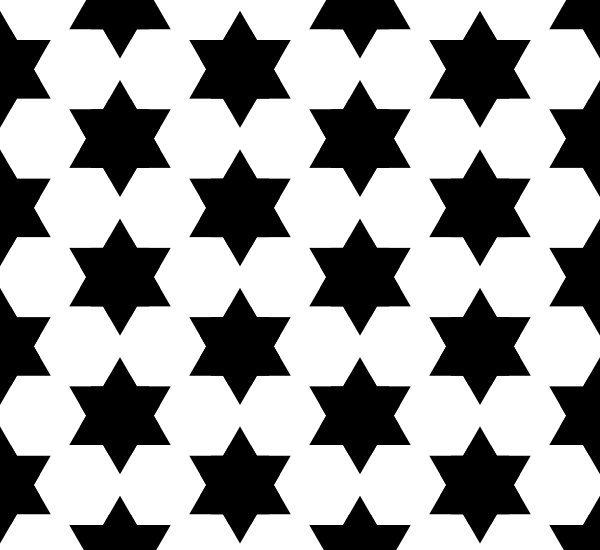
Frame 1 (no input)
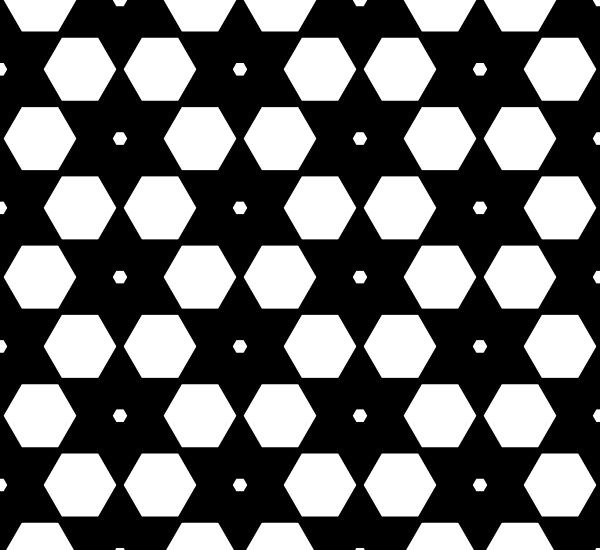
Frame 60 (the mouse pressed at the canvas centre just before this capture)
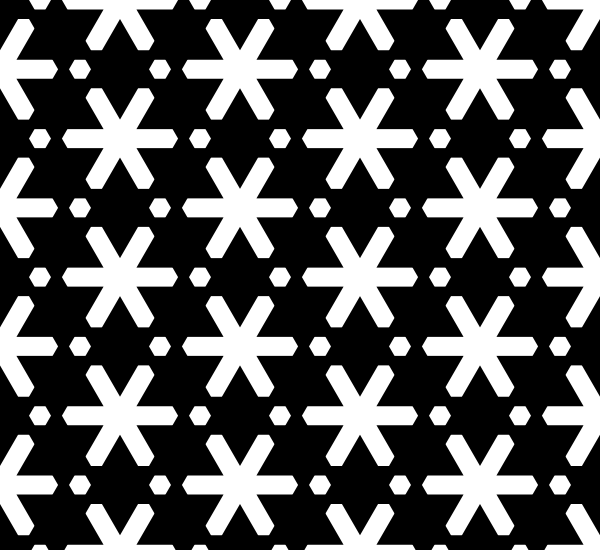
Frame 120 (the mouse held since frame 60 and released just before this capture)

The Processing sketch that drew these frames (run headless with seeded random() and noise(); from frame 60 on, the mouse is pressed at the canvas centre):

// Processing sketch: processing_163659
// ── processing_163659.pde

Dreieck dr;  
float radius; 
float hoehe; 
boolean looping = true; 

void setup() {
  size(600, 550); 
  background(255); 
  noStroke(); 

  radius = 80; 
  hoehe = sqrt(3.0)/2.0 * radius; 
  dr = new Dreieck(radius, 60);
}

void draw() {
  background(255);
  fill(0); 

  float abstand = map((cos(radians(frameCount))), -1, 1, -3, radius+5);  
  float xStart, yStart; 
  float xStep = 3*radius/2;
  
  abstand = constrain(abstand, 2, radius); 
  xStart = 0; 
  yStart = 0; 
  for (float y = yStart-hoehe; y <= height+radius; y += hoehe) { 
    for (float x = xStart; x <= width+radius; x += radius*3) {
      for (float angle = 0; angle < 360; angle += 60) {               
        dr.drawDreieck(x, y, angle, 0, abstand);
      }
    }
    xStart += xStep;
    xStep *= -1;
  }
}

class Dreieck {
  PVector[] ecken; 
  float radius;   

  Dreieck(float _radius, float _angle) {
    float x, y; 
    float angle = 60;
    float r; 

    ecken = new PVector[3];     
    radius = _radius;      

    // Eckpunkte Dreieck
    ecken[0] = new PVector(0, 0);
    for (int i = 1; i < 3; i++) {
      x = cos(radians(angle)) * radius;
      y = sin(radians(angle)) * radius;

      ecken[i] = new PVector(x, y);   
      angle += _angle;
    }
  } 

  void drawDreieck(float _mx, float _my, float _angle, float _abstandX, float _abstandY) {
    PVector v; 

    pushMatrix(); 
    translate(_mx, _my); 
    rotate(radians(_angle)); 
    beginShape(); 
    for (int i = 0; i < 3; i++) {
      vertex(ecken[i].x + _abstandX, ecken[i].y + _abstandY);
    }
    endShape(CLOSE);
    popMatrix();
  }
}

void mouseReleased() {
  looping = !looping; 
  if (looping) {
    loop();
  } else {
    noLoop();
  }
}
